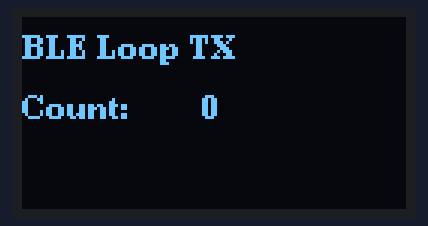
Bench run of a sketch on a simulated ESP32. On the bench: 128×64 one-colour display. Nothing arrives over Bluetooth unless stated; what the sketch prints to the serial monitor is not drawn.

Above: at 0.3 s.
At 7.1 s:
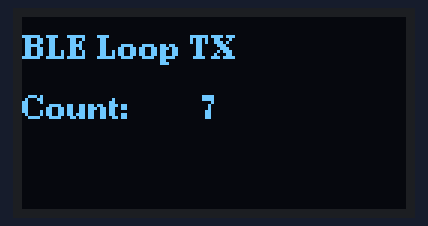
At 11.1 s:
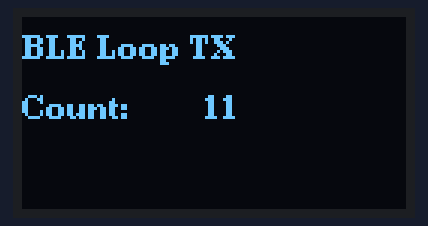
At 19.1 s:
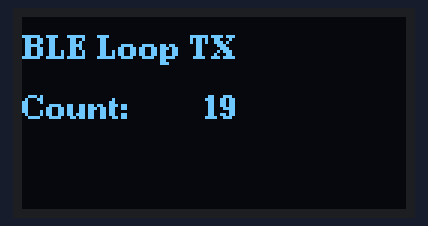
At 29.1 s:
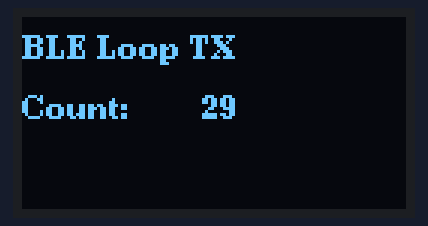
At 38.1 s:
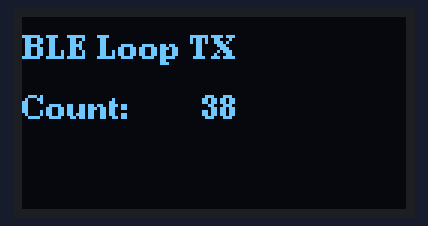

The sketch:

EinkTest.ino
```cpp
/*
  Heltec WiFi LoRa 32 V2
  BLE Advertising Loop Test + OLED via U8g2 (direct I2C)

  OLED pins (typical Heltec V2):
  SDA = GPIO 4
  SCL = GPIO 15
  RST = GPIO 16
*/

#include <Arduino.h>
#include <Wire.h>
#include <U8g2lib.h>

#include <BLEDevice.h>
#include <BLEUtils.h>
#include <BLEAdvertising.h>

static BLEAdvertising* pAdvertising = nullptr;
static const char* DEVICE_NAME = "HELTEC-LOOP";

// U8g2 OLED (SSD1306 128x64) over HW I2C, reset pin GPIO16
U8G2_SSD1306_128X64_NONAME_F_HW_I2C u8g2(U8G2_R0, /* reset=*/ 16);

uint32_t counter = 0;
uint32_t lastTickMs = 0;

void drawOLED(uint32_t n) {
  u8g2.clearBuffer();
  u8g2.setFont(u8g2_font_ncenB08_tr);
  u8g2.drawStr(0, 14, "BLE Loop TX");
  u8g2.drawStr(0, 34, "Count:");
  u8g2.setCursor(60, 34);
  u8g2.print(n);
  u8g2.sendBuffer();
}

void setup() {
  Serial.begin(115200);
  delay(200);

  // OLED init
  Wire.begin(4, 15);   // SDA, SCL
  u8g2.begin();
  drawOLED(0);

  // BLE init
  BLEDevice::init(DEVICE_NAME);
  pAdvertising = BLEDevice::getAdvertising();

  BLEAdvertisementData advData;
  advData.setName(DEVICE_NAME);
  advData.setManufacturerData(String("HELTEC_LOOP:0"));

  pAdvertising->setAdvertisementData(advData);
  pAdvertising->setScanResponse(false);
  pAdvertising->setMinInterval(0x20);
  pAdvertising->setMaxInterval(0x40);
  pAdvertising->start();

  Serial.println("BLE Advertising started.");
}

void loop() {
  uint32_t now = millis();

  if (now - lastTickMs >= 1000) {
    lastTickMs = now;
    counter++;

    String payload = "HELTEC_LOOP:" + String(counter);

    BLEAdvertisementData advData;
    advData.setName(DEVICE_NAME);
    advData.setManufacturerData(payload);
    pAdvertising->setAdvertisementData(advData);

    drawOLED(counter);
    Serial.println(payload);
  }
}
```

Measured:
- what the display in image 0 shows lasts 0.7 s, from 0.3 s to 1.0 s
- what the display in image 1 shows lasts 1.0 s, from 7.0 s to 8.0 s
